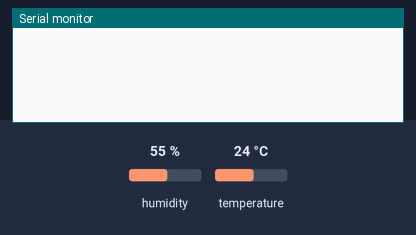
This program was run on a simulated Arduino Pro Mini, built with avr-gcc and run on an emulated ATmega328P. Shown: the last lines printed to the serial monitor. Inputs (shaded band) come from the test bench; at power-on: humidity 55 %, temperature 24 °C. Random numbers use the default seed unless the program sets one; no radio packets arrive unless stated.

Above: at 2.2 s.
2.3 s: humidity set to 22 %
At 10.9 s:
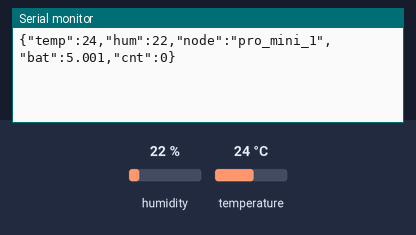
16.5 s: temperature set to 12 °C
At 21.6 s:
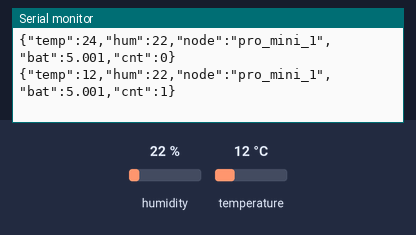
30.7 s: humidity set to 40 %
At 41.4 s:
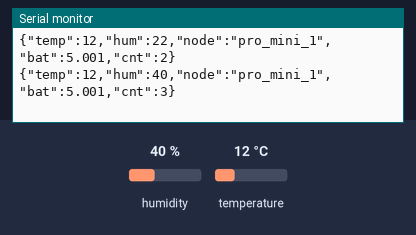
Timing chart, 0 to 42.9 s (numbered marks = the images above; inputs shaded):
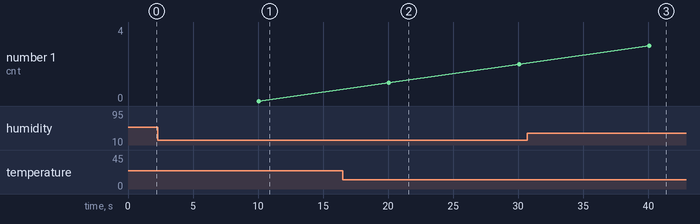

Measured:
- after the input at 2.3 s, the serial monitor: prints a new line after 7.7 s (image 1)
- after the input at 16.5 s, the serial monitor: prints a new line after 3.6 s (image 2)
- after the input at 30.7 s, the serial monitor: prints a new line after 9.4 s (image 3)

The program:

main.cpp
```cpp
#include <SPI.h>
#include <LoRa.h>
#include <ArduinoJson.h>
#include <Adafruit_Sensor.h>
#include <DHT.h>
#include <DHT_U.h>
#include <Wire.h>
#include "config.h"
#include "voltage.h"

unsigned txNumber;

DHT_Unified dht(DHTPIN, DHTTYPE);

void LoRa_txMode()
{
  LoRa.idle();            // set standby mode
  LoRa.disableInvertIQ(); // normal mode
}

void LoRa_sendMessage(String message)
{
  LoRa_txMode();        // set tx mode
  LoRa.beginPacket();   // start packet
  LoRa.print(message);  // add payload
  LoRa.endPacket(true); // finish packet and send it
}

void onTxDone()
{
  LoRa.sleep(); // Go to sleep to save some engery
}

boolean runEvery(unsigned long interval)
{
  static unsigned long previousMillis = 0;
  unsigned long currentMillis = millis();
  if (currentMillis - previousMillis >= interval)
  {
    previousMillis = currentMillis;
    return true;
  }
  return false;
}

void setup()
{
  delay(1000);
  Serial.begin(9600); // initialize serial

  dht.begin();
  sensor_t sensor;
  dht.temperature().getSensor(&sensor);

  LoRa.setPins(PIN_CS, PIN_RST, PIN_IRQ);

  txNumber = 0;
  LoRa.onTxDone(onTxDone);
}

void loop()
{
  if (runEvery(INTERVAL + random(500)))
  {
    if (!LoRa.begin(FREQ))
    {
      Serial.println("LoRa begin fail");
      return;
    }
    StaticJsonDocument<256> doc;

    sensors_event_t event;
    dht.temperature().getEvent(&event);
    if (!isnan(event.temperature))
    {
      doc["temp"] = event.temperature;
    }

    dht.humidity().getEvent(&event);
    if (!isnan(event.relative_humidity))
    {
      doc["hum"] = event.relative_humidity;
    }

    doc["node"] = NODE_ID;
    doc["bat"] = get_voltage();
    doc["cnt"] = txNumber++;
    String output;
    serializeJson(doc, output);
    Serial.println(output);
    LoRa_sendMessage(output);
  }
}
```

sleep.cpp
```cpp
#include <LowPower.h>

void sleep_minutes(unsigned minutes)
{
    for (unsigned i = 0; i < minutes; i++)
    {
        for (unsigned j = 0; j < 7; j++)
        {
            LowPower.powerDown(SLEEP_8S, ADC_OFF, BOD_OFF);
        }
        LowPower.powerDown(SLEEP_2S, ADC_OFF, BOD_OFF);
        LowPower.powerDown(SLEEP_2S, ADC_OFF, BOD_OFF);
    }
}
```

voltage.cpp
```cpp
#include <EEPROM.h>
#include <Arduino.h>

float get_voltage()
{
// Read 1.1V reference against AVcc
// set the reference to Vcc and the measurement to the internal 1.1V reference
#if defined(__AVR_ATmega32U4__) || defined(__AVR_ATmega1280__) || defined(__AVR_ATmega2560__)
    ADMUX = _BV(REFS0) | _BV(MUX4) | _BV(MUX3) | _BV(MUX2) | _BV(MUX1);
#elif defined(__AVR_ATtiny24__) || defined(__AVR_ATtiny44__) || defined(__AVR_ATtiny84__)
    ADMUX = _BV(MUX5) | _BV(MUX0);
#elif defined(__AVR_ATtiny25__) || defined(__AVR_ATtiny45__) || defined(__AVR_ATtiny85__)
    ADMUX = _BV(MUX3) | _BV(MUX2);
#else
    ADMUX = _BV(REFS0) | _BV(MUX3) | _BV(MUX2) | _BV(MUX1);
#endif

    delay(2);            // Wait for Vref to settle
    ADCSRA |= _BV(ADSC); // Start conversion
    while (bit_is_set(ADCSRA, ADSC))
        ; // measuring

    uint8_t low = ADCL;  // must read ADCL first - it then locks ADCH
    uint8_t high = ADCH; // unlocks both

    long result = (high << 8) | low;

    result = 1125300L / result; // Calculate Vcc (in mV); 1125300 = 1.1*1023*1000
    return result / 1000.0;     // Vcc in millivolts
}
```

voltage.h
```cpp
float get_voltage();
```

config.h
```cpp
#define PIN_CS 10
#define PIN_RST 5
#define PIN_IRQ 2
#define FREQ 915E6
#define DHTTYPE DHT22
#define DHTPIN 7
#define INTERVAL 10000
#define NODE_ID "pro_mini_1"
```
